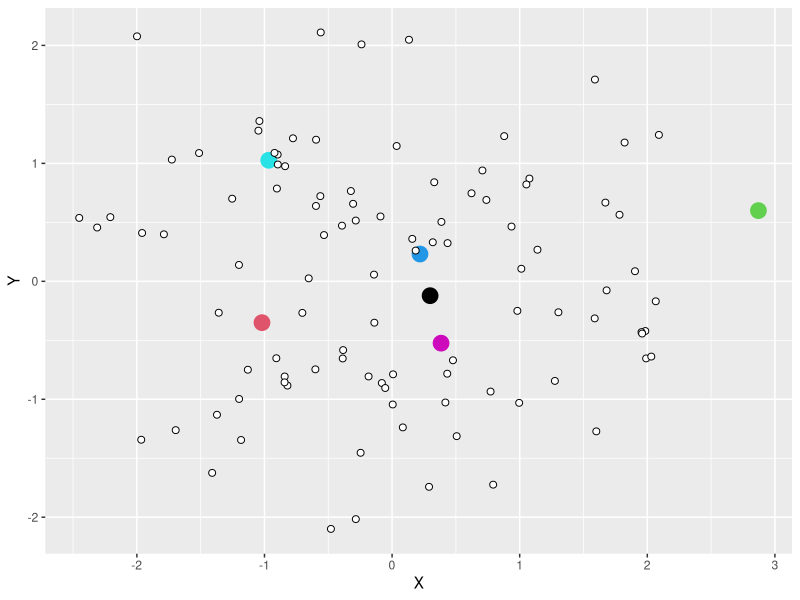
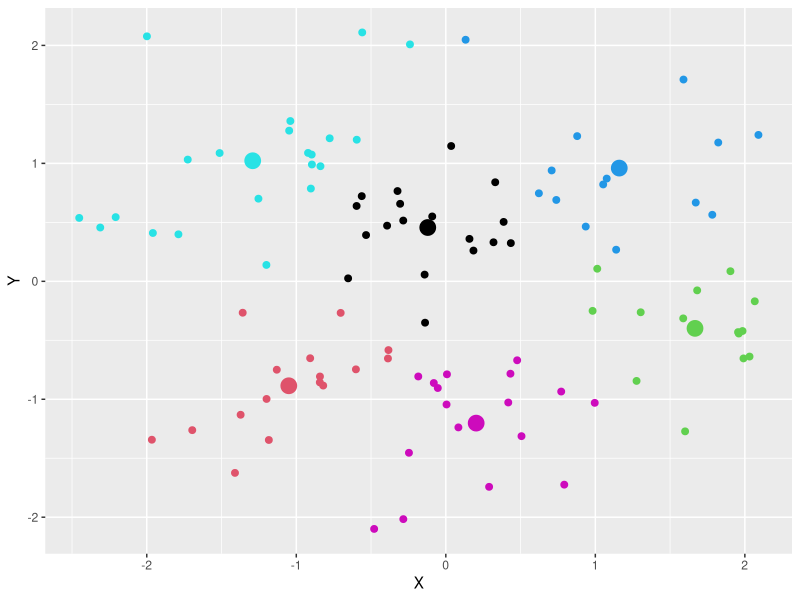
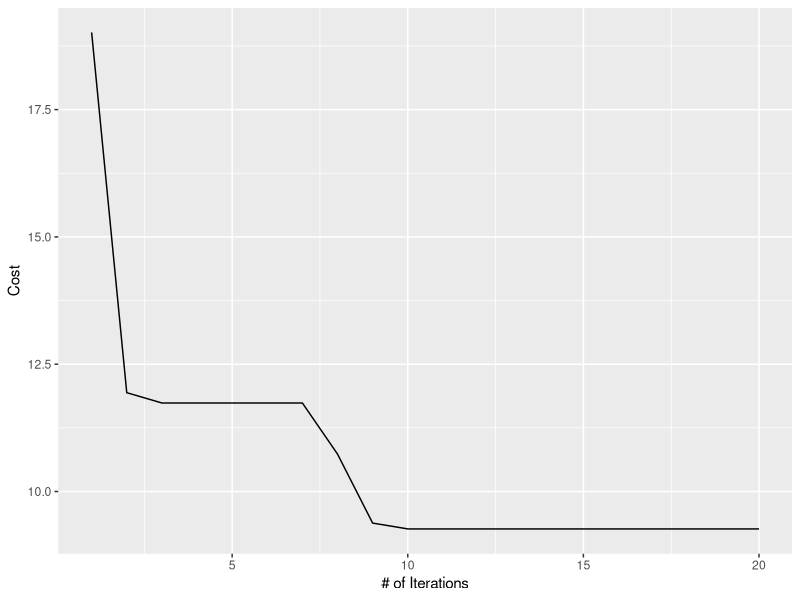

Write the R code that produced these figures, in order.
library(ggplot2)

set.seed(2)

#Setting up the datasets
numPoints = 100
numClusters = 6
numIterations = 20

distance <- function(matrix, centroid){
  
  dist = vector()
  
   dist = apply(matrix, MARGIN = 1, FUN = function(x){
     centroid = centroid[1:2]
     sqrt(sum((centroid - x)^2))})
  
  return(dist)
}

kmeans_simulation = function(npoints, nclusters, niterations){
  
  dataset = matrix(data = NA, npoints, 2)
  dataset[,1] = rnorm(npoints, mean = 0, sd = 1)
  dataset[,2] = rnorm(npoints, mean = 0, sd = 1)
  dataset_init = dataset
  
  # initialize centroids to random values
  centroids = matrix(data = NA, nrow = nclusters, ncol = 3)
  centroids[,1:2] =  rnorm(nclusters * 2, mean = 0, sd = 1)
  centroids[,3] = 1:nrow(centroids)
  
  centroids_init = centroids
  
  ggplot(data = NULL, aes(x = dataset[,1], y = dataset[,2])) +
    geom_point(size=2, shape=23) + xlab("X") + ylab("Y") +
    geom_point(aes(x = data.frame(dataset[,1]), y = data.frame(dataset[,2])), color = "white") + 
    geom_point(aes(x=centroids[,1], y=centroids[,2]), colour=centroids[,3], size=3)
  
  alldistances = matrix(nrow = npoints, ncol = nclusters)
  clusterAssignment = vector()
  cost = vector()
  
  for(j in 1:niterations){
    
    alldistances = apply(centroids[,1:2], MARGIN = 1, distance, matrix = dataset)
    clusterAssignment = apply(alldistances, MARGIN = 1, which.min)
    
    for(i in 1:nclusters){
      cost[j] = sum(distance(dataset[clusterAssignment == i,], centroids[i,]))
    }
    
    for(i in 1:nclusters){  
      centroids[i,1] = mean(dataset[clusterAssignment == i,1])
      centroids[i,2] = mean(dataset[clusterAssignment == i,2])
    }
    
  }
  
  return (list(cost, clusterAssignment, centroids, dataset, centroids_init, dataset_init))
}

list = kmeans_simulation(numPoints, numClusters, numIterations)

ggplot(data = NULL) +
  geom_point(size=2, shape="23") + xlab("X") + ylab("Y") +
  geom_point(aes(x=list[[5]][,1], y=list[[5]][,2]), colour=list[[5]][,3], size=5) +
  geom_point(aes(x=list[[6]][,1], y=list[[6]][,2]), colour="black",fill = "white", pch=21, size=2) 

ggplot(data = NULL) +
  geom_point(aes(x=list[[3]][,1], y=list[[3]][,2]), colour=list[[3]][,3], size=5) +
  geom_point(aes(x=list[[4]][,1], y=list[[4]][,2]), colour=list[[2]], size=2) +
  xlab("X") + ylab("Y")

ggplot(data = NULL) +
  geom_line(aes(x=1:numIterations, y=list[[1]])) +
  xlab("# of Iterations") + ylab("Cost")
